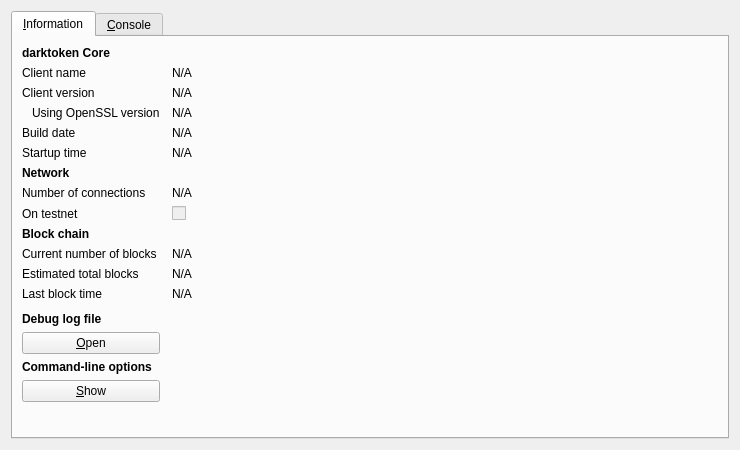
<?xml version="1.0" encoding="UTF-8"?>
<ui version="4.0">
 <class>RPCConsole</class>
 <widget class="QDialog" name="RPCConsole">
  <property name="geometry">
   <rect>
    <x>0</x>
    <y>0</y>
    <width>740</width>
    <height>450</height>
   </rect>
  </property>
  <property name="windowTitle">
   <string>darktoken - Debug window</string>
  </property>
  <layout class="QVBoxLayout" name="verticalLayout_2">
   <item>
    <widget class="QTabWidget" name="tabWidget">
     <property name="currentIndex">
      <number>0</number>
     </property>
     <widget class="QWidget" name="tab_info">
      <attribute name="title">
       <string>&amp;Information</string>
      </attribute>
      <layout class="QGridLayout" name="gridLayout" columnstretch="0,1">
       <property name="horizontalSpacing">
        <number>12</number>
       </property>
       <item row="0" column="0">
        <widget class="QLabel" name="label_9">
         <property name="font">
          <font>
           <weight>75</weight>
           <bold>true</bold>
          </font>
         </property>
         <property name="text">
          <string>darktoken Core</string>
         </property>
        </widget>
       </item>
       <item row="1" column="0">
        <widget class="QLabel" name="label_5">
         <property name="text">
          <string>Client name</string>
         </property>
        </widget>
       </item>
       <item row="1" column="1">
        <widget class="QLabel" name="clientName">
         <property name="cursor">
          <cursorShape>IBeamCursor</cursorShape>
         </property>
         <property name="text">
          <string>N/A</string>
         </property>
         <property name="textFormat">
          <enum>Qt::PlainText</enum>
         </property>
         <property name="textInteractionFlags">
          <set>Qt::LinksAccessibleByMouse|Qt::TextSelectableByKeyboard|Qt::TextSelectableByMouse</set>
         </property>
        </widget>
       </item>
       <item row="2" column="0">
        <widget class="QLabel" name="label_6">
         <property name="text">
          <string>Client version</string>
         </property>
        </widget>
       </item>
       <item row="2" column="1">
        <widget class="QLabel" name="clientVersion">
         <property name="cursor">
          <cursorShape>IBeamCursor</cursorShape>
         </property>
         <property name="text">
          <string>N/A</string>
         </property>
         <property name="textFormat">
          <enum>Qt::PlainText</enum>
         </property>
         <property name="textInteractionFlags">
          <set>Qt::LinksAccessibleByMouse|Qt::TextSelectableByKeyboard|Qt::TextSelectableByMouse</set>
         </property>
        </widget>
       </item>
       <item row="3" column="0">
        <widget class="QLabel" name="label_14">
         <property name="text">
          <string>Using OpenSSL version</string>
         </property>
         <property name="indent">
          <number>10</number>
         </property>
        </widget>
       </item>
       <item row="3" column="1">
        <widget class="QLabel" name="openSSLVersion">
         <property name="cursor">
          <cursorShape>IBeamCursor</cursorShape>
         </property>
         <property name="text">
          <string>N/A</string>
         </property>
         <property name="textFormat">
          <enum>Qt::PlainText</enum>
         </property>
         <property name="textInteractionFlags">
          <set>Qt::LinksAccessibleByMouse|Qt::TextSelectableByKeyboard|Qt::TextSelectableByMouse</set>
         </property>
        </widget>
       </item>
       <item row="4" column="0">
        <widget class="QLabel" name="label_12">
         <property name="text">
          <string>Build date</string>
         </property>
        </widget>
       </item>
       <item row="4" column="1">
        <widget class="QLabel" name="buildDate">
         <property name="cursor">
          <cursorShape>IBeamCursor</cursorShape>
         </property>
         <property name="text">
          <string>N/A</string>
         </property>
         <property name="textFormat">
          <enum>Qt::PlainText</enum>
         </property>
         <property name="textInteractionFlags">
          <set>Qt::LinksAccessibleByMouse|Qt::TextSelectableByKeyboard|Qt::TextSelectableByMouse</set>
         </property>
        </widget>
       </item>
       <item row="5" column="0">
        <widget class="QLabel" name="label_13">
         <property name="text">
          <string>Startup time</string>
         </property>
        </widget>
       </item>
       <item row="5" column="1">
        <widget class="QLabel" name="startupTime">
         <property name="cursor">
          <cursorShape>IBeamCursor</cursorShape>
         </property>
         <property name="text">
          <string>N/A</string>
         </property>
         <property name="textFormat">
          <enum>Qt::PlainText</enum>
         </property>
         <property name="textInteractionFlags">
          <set>Qt::LinksAccessibleByMouse|Qt::TextSelectableByKeyboard|Qt::TextSelectableByMouse</set>
         </property>
        </widget>
       </item>
       <item row="6" column="0">
        <widget class="QLabel" name="label_11">
         <property name="font">
          <font>
           <weight>75</weight>
           <bold>true</bold>
          </font>
         </property>
         <property name="text">
          <string>Network</string>
         </property>
        </widget>
       </item>
       <item row="7" column="0">
        <widget class="QLabel" name="label_7">
         <property name="text">
          <string>Number of connections</string>
         </property>
        </widget>
       </item>
       <item row="7" column="1">
        <widget class="QLabel" name="numberOfConnections">
         <property name="cursor">
          <cursorShape>IBeamCursor</cursorShape>
         </property>
         <property name="text">
          <string>N/A</string>
         </property>
         <property name="textFormat">
          <enum>Qt::PlainText</enum>
         </property>
         <property name="textInteractionFlags">
          <set>Qt::LinksAccessibleByMouse|Qt::TextSelectableByKeyboard|Qt::TextSelectableByMouse</set>
         </property>
        </widget>
       </item>
       <item row="8" column="0">
        <widget class="QLabel" name="label_8">
         <property name="text">
          <string>On testnet</string>
         </property>
        </widget>
       </item>
       <item row="8" column="1">
        <widget class="QCheckBox" name="isTestNet">
         <property name="enabled">
          <bool>false</bool>
         </property>
         <property name="text">
          <string/>
         </property>
        </widget>
       </item>
       <item row="9" column="0">
        <widget class="QLabel" name="label_10">
         <property name="font">
          <font>
           <weight>75</weight>
           <bold>true</bold>
          </font>
         </property>
         <property name="text">
          <string>Block chain</string>
         </property>
        </widget>
       </item>
       <item row="10" column="0">
        <widget class="QLabel" name="label_3">
         <property name="text">
          <string>Current number of blocks</string>
         </property>
        </widget>
       </item>
       <item row="10" column="1">
        <widget class="QLabel" name="numberOfBlocks">
         <property name="cursor">
          <cursorShape>IBeamCursor</cursorShape>
         </property>
         <property name="text">
          <string>N/A</string>
         </property>
         <property name="textFormat">
          <enum>Qt::PlainText</enum>
         </property>
         <property name="textInteractionFlags">
          <set>Qt::LinksAccessibleByMouse|Qt::TextSelectableByKeyboard|Qt::TextSelectableByMouse</set>
         </property>
        </widget>
       </item>
       <item row="11" column="0">
        <widget class="QLabel" name="label_4">
         <property name="text">
          <string>Estimated total blocks</string>
         </property>
        </widget>
       </item>
       <item row="11" column="1">
        <widget class="QLabel" name="totalBlocks">
         <property name="cursor">
          <cursorShape>IBeamCursor</cursorShape>
         </property>
         <property name="text">
          <string>N/A</string>
         </property>
         <property name="textFormat">
          <enum>Qt::PlainText</enum>
         </property>
         <property name="textInteractionFlags">
          <set>Qt::LinksAccessibleByMouse|Qt::TextSelectableByKeyboard|Qt::TextSelectableByMouse</set>
         </property>
        </widget>
       </item>
       <item row="12" column="0">
        <widget class="QLabel" name="label_2">
         <property name="text">
          <string>Last block time</string>
         </property>
        </widget>
       </item>
       <item row="12" column="1">
        <widget class="QLabel" name="lastBlockTime">
         <property name="cursor">
          <cursorShape>IBeamCursor</cursorShape>
         </property>
         <property name="text">
          <string>N/A</string>
         </property>
         <property name="textFormat">
          <enum>Qt::PlainText</enum>
         </property>
         <property name="textInteractionFlags">
          <set>Qt::LinksAccessibleByMouse|Qt::TextSelectableByKeyboard|Qt::TextSelectableByMouse</set>
         </property>
        </widget>
       </item>
       <item row="13" column="0">
        <spacer name="verticalSpacer_2">
         <property name="orientation">
          <enum>Qt::Vertical</enum>
         </property>
         <property name="sizeHint" stdset="0">
          <size>
           <width>20</width>
           <height>20</height>
          </size>
         </property>
        </spacer>
       </item>
       <item row="14" column="0">
        <widget class="QLabel" name="labelDebugLogfile">
         <property name="font">
          <font>
           <weight>75</weight>
           <bold>true</bold>
          </font>
         </property>
         <property name="text">
          <string>Debug log file</string>
         </property>
        </widget>
       </item>
       <item row="15" column="0">
        <widget class="QPushButton" name="openDebugLogfileButton">
         <property name="toolTip">
          <string>Open the darktoken debug log file from the current data directory. This can take a few seconds for large log files.</string>
         </property>
         <property name="text">
          <string>&amp;Open</string>
         </property>
         <property name="autoDefault">
          <bool>false</bool>
         </property>
        </widget>
       </item>
       <item row="16" column="0">
        <widget class="QLabel" name="labelCLOptions">
         <property name="font">
          <font>
           <weight>75</weight>
           <bold>true</bold>
          </font>
         </property>
         <property name="text">
          <string>Command-line options</string>
         </property>
        </widget>
       </item>
       <item row="17" column="0">
        <widget class="QPushButton" name="showCLOptionsButton">
         <property name="toolTip">
          <string>Show the darktoken-Qt help message to get a list with possible darktoken command-line options.</string>
         </property>
         <property name="text">
          <string>&amp;Show</string>
         </property>
         <property name="autoDefault">
          <bool>false</bool>
         </property>
        </widget>
       </item>
       <item row="18" column="0">
        <spacer name="verticalSpacer">
         <property name="orientation">
          <enum>Qt::Vertical</enum>
         </property>
         <property name="sizeHint" stdset="0">
          <size>
           <width>20</width>
           <height>40</height>
          </size>
         </property>
        </spacer>
       </item>
      </layout>
     </widget>
     <widget class="QWidget" name="tab_console">
      <attribute name="title">
       <string>&amp;Console</string>
      </attribute>
      <layout class="QVBoxLayout" name="verticalLayout_3">
       <property name="spacing">
        <number>3</number>
       </property>
       <item>
        <widget class="QTextEdit" name="messagesWidget">
         <property name="minimumSize">
          <size>
           <width>0</width>
           <height>100</height>
          </size>
         </property>
         <property name="readOnly">
          <bool>true</bool>
         </property>
         <property name="tabKeyNavigation" stdset="0">
          <bool>false</bool>
         </property>
         <property name="columnCount" stdset="0">
          <number>2</number>
         </property>
        </widget>
       </item>
       <item>
        <layout class="QHBoxLayout" name="horizontalLayout">
         <property name="spacing">
          <number>3</number>
         </property>
         <item>
          <widget class="QLabel" name="label">
           <property name="text">
            <string notr="true">&gt;</string>
           </property>
          </widget>
         </item>
         <item>
          <widget class="QLineEdit" name="lineEdit"/>
         </item>
         <item>
          <widget class="QPushButton" name="clearButton">
           <property name="maximumSize">
            <size>
             <width>24</width>
             <height>24</height>
            </size>
           </property>
           <property name="toolTip">
            <string>Clear console</string>
           </property>
           <property name="text">
            <string/>
           </property>
           <property name="icon">
            <iconset resource="../darktoken.qrc">
             <normaloff>:/icons/remove</normaloff>:/icons/remove</iconset>
           </property>
           <property name="shortcut">
            <string notr="true">Ctrl+L</string>
           </property>
           <property name="autoDefault">
            <bool>false</bool>
           </property>
          </widget>
         </item>
        </layout>
       </item>
      </layout>
     </widget>
    </widget>
   </item>
  </layout>
 </widget>
 <resources>
  <include location="../darktoken.qrc"/>
 </resources>
 <connections/>
</ui>
